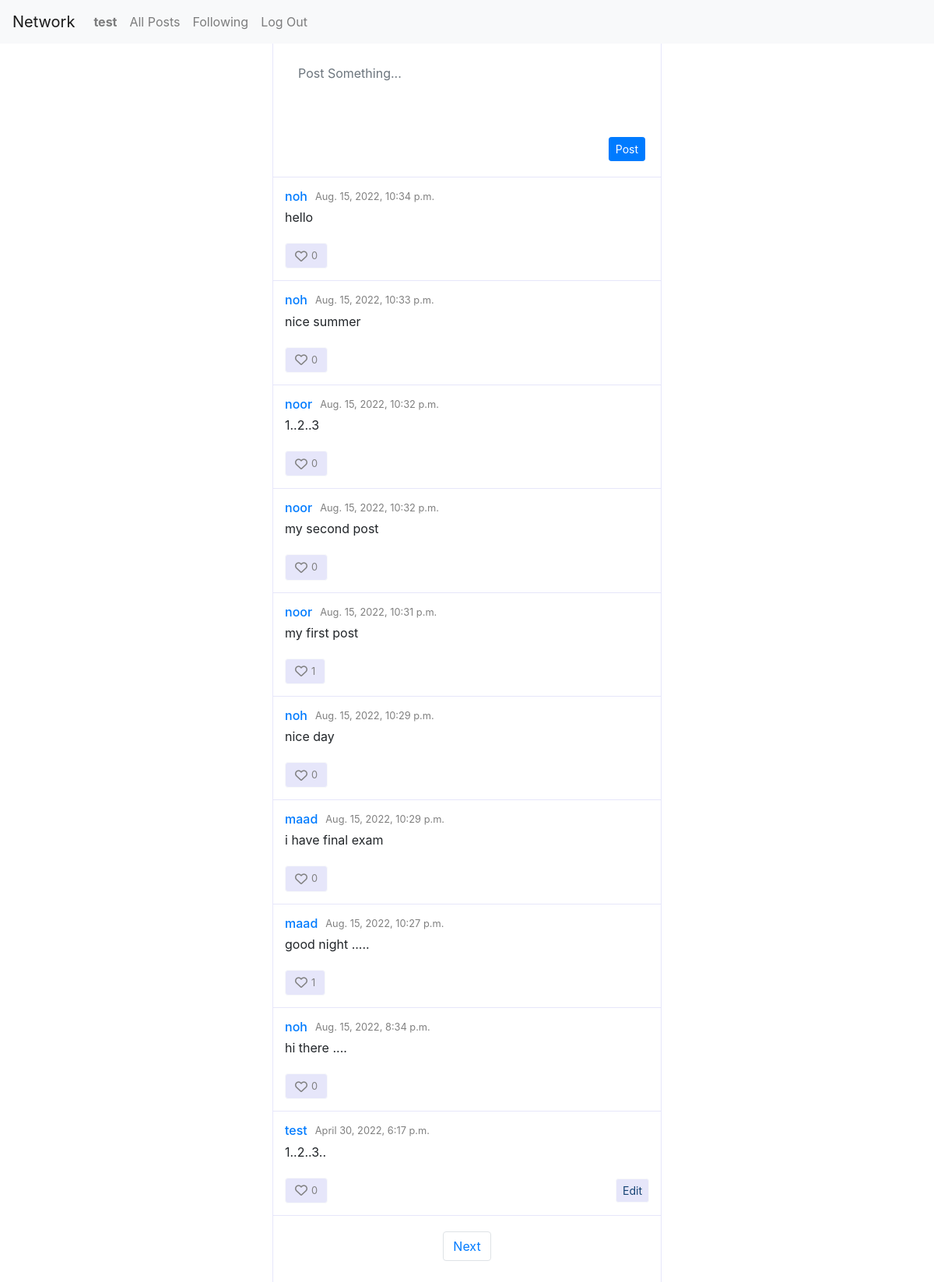
Screenshot of / (signed in) with the database file from the repository.
### network/models.py (models this page shows)
class User(AbstractUser):
    followers_count = models.IntegerField(default=0)
    followings_count = models.IntegerField(default=0)
    pass

class Post(models.Model):
    user = models.ForeignKey("User", on_delete=models.CASCADE)
    content = models.TextField()
    likes_count = models.IntegerField(default=0)
    likes = models.ManyToManyField("User",related_name="likes",blank=True)
    creation_date = models.DateTimeField(auto_now_add=True)

### network/views.py (the view)
# urls.py: path("", views.index, name="index"),
def index(request):
    posts = Post.objects.all().order_by('-creation_date')
    paginator = Paginator(posts, 10)
    page = request.GET.get('page')
    paginated_posts = paginator.get_page(page)
    form = PostForm()
    context = {
        'post_form': form,
        'paginated_posts': paginated_posts,
    }
    return render(request, "network/index.html",context)

### network/forms.py
class PostForm(forms.ModelForm):
    class Meta:
        model = Post
        fields = [
            'content'
        ]
        labels = {
            "content": ""
        }
        widgets = {
          'content': forms.Textarea(attrs={'rows':3, 'placeholder': 'Post Something...'}),
        }

### network/templates/network/index.html (shortened to what this page needs)
{% extends "network/layout.html" %}
{% load crispy_forms_tags %}
{% load static %}
{% block body %}
    <div id="index">
        {% if user.is_authenticated %}
            <form id="create_post" action="{% url 'create_post' %}" method="post">
                {{post_form | crispy}}
                <input id="submit_post"  type="submit" class="btn btn-primary btn-sm" value="Post">
            </form>
        {% endif %}
        {% for post in paginated_posts %}
            {% include 'network/components/post.html' with post=post post_form=post_form %}
        {% endfor %}
        {% include 'network/components/paginator.html' with paginated_posts=paginated_posts %}
    </div>
{% endblock %}

### network/templates/network/layout.html (shortened to what this page needs)
{% load static %}
<!DOCTYPE html>
<html lang="en">
    <head>
        <link rel="stylesheet" href="https://stackpath.bootstrapcdn.com/bootstrap/4.4.1/css/bootstrap.min.css">
        <link href="{% static 'network/styles.css' %}" rel="stylesheet">
    </head>
    <body>
        <nav class="navbar navbar-expand-lg navbar-light bg-light">
            <a class="navbar-brand" href="#">Network</a>
            <div>
              <ul class="navbar-nav mr-auto">
                {% if user.is_authenticated %}
                    <li class="nav-item">
                        <a class="nav-link" href="#"><strong>{{ user.username }}</strong></a>
                    </li>
                {% endif %}
                <li class="nav-item">
                  <a class="nav-link" href="{% url 'index' %}">All Posts</a>
                </li>
                {% if user.is_authenticated %}
                    <li class="nav-item">
                        <a class="nav-link" href="{% url 'following' %}">Following</a>
                    </li>
                    <li class="nav-item">
                        <a class="nav-link" href="{% url 'logout' %}">Log Out</a>
                    </li>
                {% endif %}
              </ul>
            </div>
          </nav>
        <div class="body">
            {% block body %}
            {% endblock %}
        </div>
    </body>
</html>

### network/templates/network/components/post.html (shortened to what this page needs)
{% load crispy_forms_tags %}
<div class="post">
  <div class="post_header">
    <div class="post_name_and_date">
      <a
      {% if user.is_authenticated %}
        href="{% url 'profile' post.user.id %}"
      {% else %}
        href="{% url 'login'  %}"
      {% endif %}
      class="post_user">
        <h6>
          {{post.user}}
        </h6>
      </a>
      <small class="post_date">
        {{post.creation_date}}
      </small>
    </div>
  </div>
  <div class="post_body">
    <p class="post_content" id="post_content_{{post.id}}">
      {{post.content}}
    </p>
  </div>
  <div class="post_footer">
    {% if user.is_authenticated %}
      <button class="post_like_button btn btn-light" onclick="like(this,{{post.id}})">
        <i class="fa-heart fa-regular {% if user in post.likes.all %} fa-solid text-danger{% endif %}"></i>
        <small class="likes_count">
          {{post.likes_count}}
        </small>
      </button>
      {% if post.user == user %}
        <button id="edit_post_button_{{post.id}}" onclick="toggle_content_ui({{post.id}})" class="btn btn-light btn-sm edit_button">Edit</button>
      {% endif %}
    {% endif %}
  </div>
</div>

### network/static/network/styles.css (style rules this page uses)
* { margin: 0; margin-top: 0; margin-right: 0; margin-bottom: 0; margin-left: 0; padding: 0; box-sizing: border-box; }
h1,h2,h3,h4,h5,h6 { margin-bottom: 0; }
html,body { height: 100%; }
a, a:active, a:hover { text-decoration: none; }
body { display: flex; flex-direction: column; }
.body { display: flex; flex-direction: column; flex:1; width: 500px; margin: auto; border-style: solid; border-color: lavender; border-width: 0 1px; }
.btn-light { background-color: lavender; }
.post { display: flex; flex-direction: column; padding: 15px; border-bottom: 1px solid lavender; gap: 5px; }
.post_header { display: flex; justify-content: space-between; }
.post_name_and_date { display: flex; align-items: center; gap: 10px; }
.post_date { color: gray; }
.following_button, .edit_button { color: #144273; }
.post_footer { display: flex; justify-content: space-between; align-items: center; }
.post_footer i { color: gray; }
.post_like_button { display: flex; align-items: center; gap: 5px; }
.post_like_button .likes_count { color: gray; }
#index textarea[name="content"] { border: none; resize: none; box-shadow: none !important; }
form#create_post { padding: 20px; border-bottom: 1px solid lavender; }
form#create_post input[type=submit] { display: block; margin-left: auto; }

### rows the page displays
User: username "test"
Post: user "noh", creation_date "Aug. 15, 2022, 10:34 p.m.", content "hello", likes_count "0"
Post: user "noh", creation_date "Aug. 15, 2022, 10:33 p.m.", content "nice summer", likes_count "0"
Post: user "noor", creation_date "Aug. 15, 2022, 10:32 p.m.", content "1..2..3", likes_count "0"
Post: user "noor", creation_date "Aug. 15, 2022, 10:32 p.m.", content "my second post", likes_count "0"
Post: user "noor", creation_date "Aug. 15, 2022, 10:31 p.m.", content "my first post", likes_count "1"
Post: user "noh", creation_date "Aug. 15, 2022, 10:29 p.m.", content "nice day", likes_count "0"
Post: user "maad", creation_date "Aug. 15, 2022, 10:29 p.m.", content "i have final exam", likes_count "0"
Post: user "maad", creation_date "Aug. 15, 2022, 10:27 p.m.", content "good night .....", likes_count "1"
Post: user "noh", creation_date "Aug. 15, 2022, 8:34 p.m.", content "hi there ....", likes_count "0"
Post: user "test", creation_date "April 30, 2022, 6:17 p.m.", content "1..2..3..", likes_count "0"
